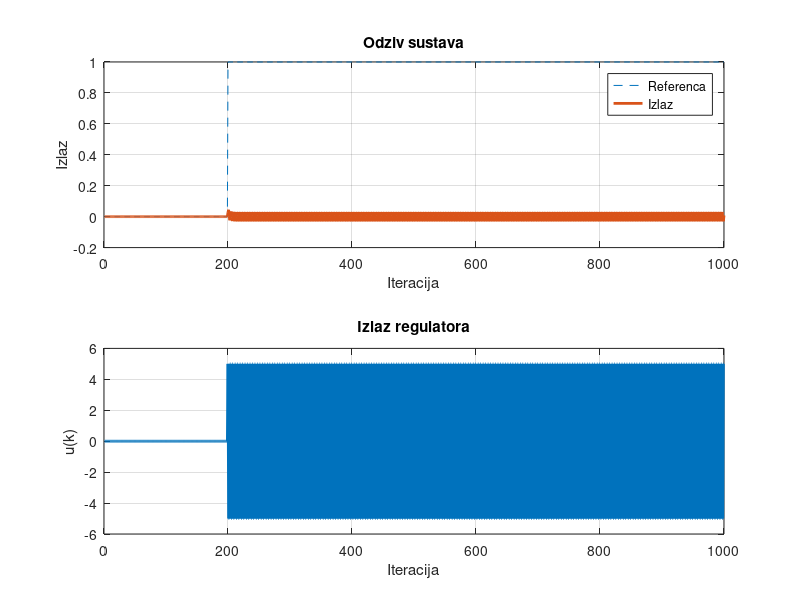

This chart was generated by the following MATLAB code:
% Parametri regulatora
Kp = 14.88;       % Proporcionalni koeficijent
Ki = 1.3527;      % Integralni koeficijent
Kd = 28.272;      % Diferencijalni koeficijent
Ts = 0.005;       % Period uzorkovanja
N = 1000;         % Broj iteracija simulacije

% Parametri sustava
a0 = 1;
a1 = -1.689;
a2 = 0.6886;
b0 = 0.0056831388;
b1 = 0.0050134512;

% Inicijalizacija varijabli
y = zeros(1, N);
u = zeros(1, N);
e = zeros(1, N);
ref = zeros(1, N);  % Referentni signal

% Postavljanje step funkcije kao ulaznog signala
step_time = 200;  % Vrijeme kad se dogodi skok
ref(step_time:end) = 1;

integral = 0;
previous_error = 0;

% Simulacija
for k = 3:N
    % Pogreška
    e(k) = ref(k) - y(k-1);
    
    % Integracija
    integral = integral + e(k) * Ts;
    
    % Derivacija
    derivative = (e(k) - previous_error) / Ts;
    
    % Izlaz PID regulatora
    u(k) = Kp * e(k) + Ki * integral + Kd * derivative;
    
    % Zasićenje izlaza regulatora
    if u(k) > 5
        u(k) = 5;
        integral = integral - e(k) * Ts;  % Reset integratora
    elseif u(k) < -5
        u(k) = -5;
        integral = integral - e(k) * Ts;  % Reset integratora
    end
    
    % Diskretni model procesa
    y(k) = (b0 * u(k) + b1 * u(k-1) - a1 * y(k-1) - a2 * y(k-2)) / a0;
    
    % Spremanje trenutne pogreške za iduću iteraciju
    previous_error = e(k);
end

% Grafički prikaz rezultata
figure;
subplot(2, 1, 1);
plot(1:N, ref, '--', 1:N, y, 'LineWidth', 2);
title('Odziv sustava');
xlabel('Iteracija');
ylabel('Izlaz');
legend('Referenca', 'Izlaz');
grid on;

subplot(2, 1, 2);
plot(1:N, u, 'LineWidth', 2);
title('Izlaz regulatora');
xlabel('Iteracija');
ylabel('u(k)');
grid on;
